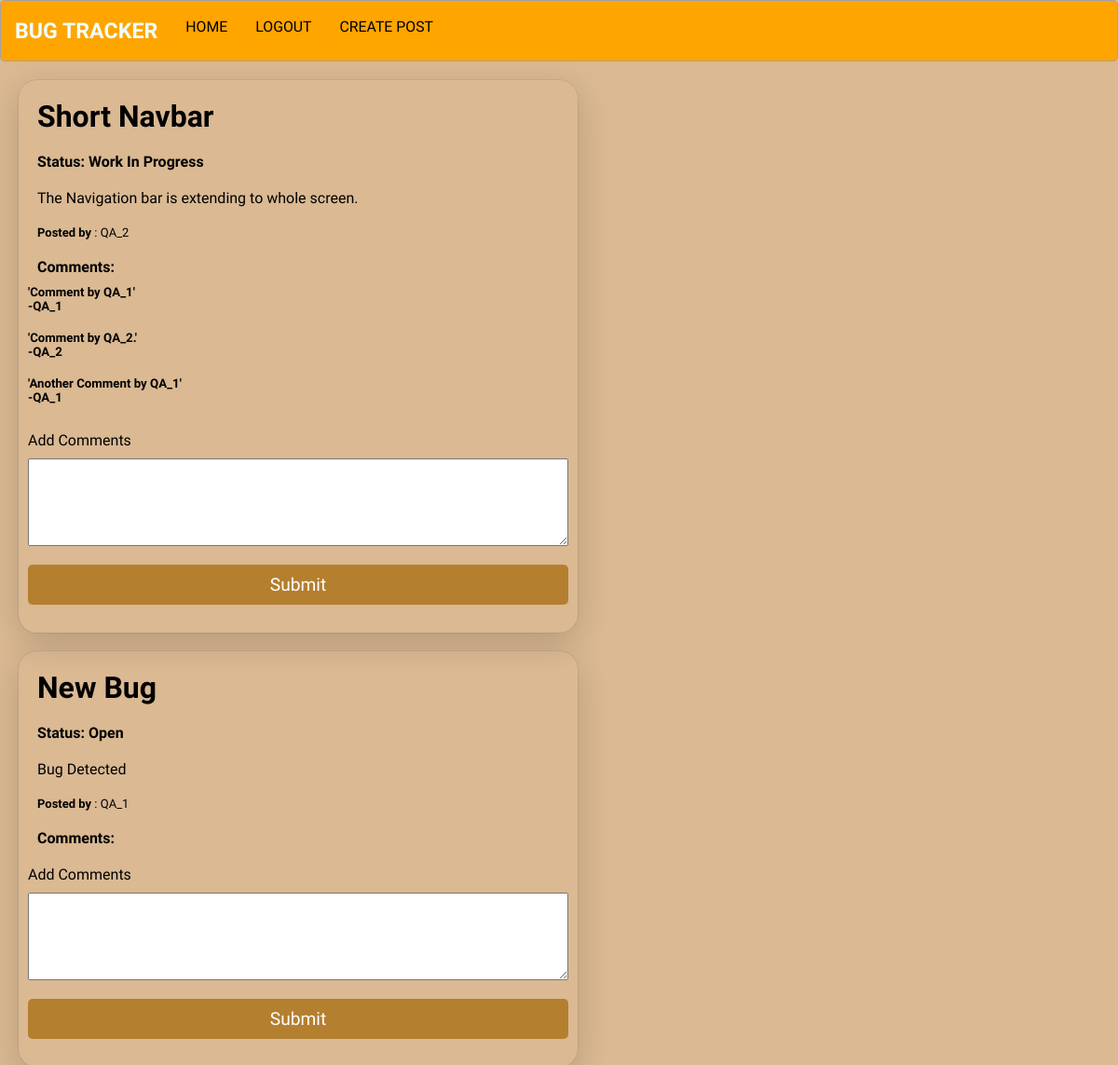
Screenshot of /Home.php (signed in) with the database file from the repository.
### tables this page shows
CREATE TABLE `bug` (
  `id` int(3) NOT NULL,
  `title` varchar(50) NOT NULL,
  `description` text NOT NULL,
  `comment` text NOT NULL,
  `status` varchar(25) NOT NULL,
  `username` varchar(25) NOT NULL
);

CREATE TABLE `comments` (
  `id` int(3) NOT NULL,
  `post_id` int(3) NOT NULL,
  `comment` text NOT NULL,
  `username` varchar(25) NOT NULL
);

### Home.php (the view, shortened to what this page needs)
<!DOCTYPE html>
<html lang="en">
<link rel="stylesheet" href="styles.css">
<body style="background-color: #dab993;">
<?php
include "connect.php";
?>
<header class="header">
<h1 class="logo" ><a href="#">Bug Tracker</a></h1>
  <ul class="main-nav">
      <li><a href="#">Home</a></li>
      <li><a href="logout.php">Logout</a></li>
      <?php
      if($_SESSION['type']=="QA"){
          echo '<li><a href="create_post.php" class="w3-bar-item w3-button w3-hide-small w3-padding-large w3-hover-white">Create Post</a></li>';
      }
      ?>
  </ul>
</header>
  <?php $sql="SELECT * FROM bug";
$result=mysqli_query($con,$sql) or die("Bad Query: $sql");
while($row=mysqli_fetch_assoc($result)){
echo "<div class='post-container'>";
echo "<h1 class='item'> {$row['title']} </h1>";
echo "<h4 class='item'> Status:  {$row['status']} </h4>";
echo "<div class='des item'>{$row['description']} </div>";
echo "<div class='com item'><b>Posted by</b> : {$row['username']}</div>";
echo "<h4 class='item'> Comments: </h4>";
$sql1="SELECT * FROM comments WHERE post_id={$row['id']}";
$result1=mysqli_query($con,$sql1) or die("Bad Query: $sql1");
while($row1=mysqli_fetch_assoc($result1)){
  echo "<h5>'{$row1['comment']}'</h4>";
  echo "<h5>-{$row1['username']}</h4>";
  echo "<br>";
}
if($_SESSION['type']=="QA"){
echo "<form class='form-horizontal' method='post' action='add_comments.php'>";
echo "<label for='comment'>Add Comments</label>";
echo "<textarea id='comment' name='comment' rows='4' cols='50'>";
echo "</textarea>";
echo "<button id='submit' name='submit' class='btn btn-large btn-success' type='submit'> Submit</button></form>";
}
if($_SESSION['type']=="ADM"){
echo "<a href='delete_post.php?ID={$row['id']}'><button class='button_class'>Delete Post</button></a>";
}echo "</div>";
}
?>
</body>
</html>

### styles.css (style rules this page uses)
* { box-sizing: border-box; margin: 0; padding: 0; font-family: 'Acme', sans-serif; }
.form-horizontal { display: flex; flex-direction: column; }
label, #submit { margin: 10px 0; }
#title, #comments, #submit, #reset { padding: 10px; }
#submit, #reset { font-size: 1.2rem; margin: 20px 0; background: #b47f2f; color: #fff; border: none; border-radius: 5px; cursor: pointer; }
#comment { padding: 10px; font-size: 15px; }
.post-container { width: 50%; display: flex; flex-direction: column; justify-content: space-between; border-radius: 20px; padding: 10px; margin: 20px; box-shadow: rgba(0, 0, 0, 0.16) 0px 10px 36px 0px, rgba(0, 0, 0, 0.06) 0px 0px 0px 1px; }
.item { margin: 10px; }
.com.item { font-size: 13px; }
* { margin: 0; padding: 0; box-sizing: border-box; font-family: 'Acme', sans-serif; }
.header { display: flex; }
.header ul { display: flex; margin: 0; padding: 0; list-style: none; }
.header h2, h3, a { color: #5e4a34; }
.header h1 a { color: azure; }
.header a { text-decoration: none; }
.logo { margin: 0; font-size: 1.45em; }
.main-nav { margin-top: 5px; }
.logo a, .main-nav a { padding: 10px 15px; text-transform: uppercase; text-align: center; display: block; }
.main-nav a { color: black; font-size: .99em; }
.header { padding-top: .5em; padding-bottom: .5em; border: 1px solid #a2a2a2; background-color: orange; -webkit-border-radius: 5px; -moz-border-radius: 5px; border-radius: 5px; }

### rows the page displays
bug: title "Short Navbar", status "Work In Progress", description "The Navigation bar is extending to whole screen.", username "QA_2"
comments: comment "Comment by QA_1", username "QA_1"
comments: comment "Comment by QA_2.", username "QA_2"
comments: comment "Another Comment by QA_1", username "QA_1"
bug: title "New Bug", status "Open", description "Bug Detected", username "QA_1"
